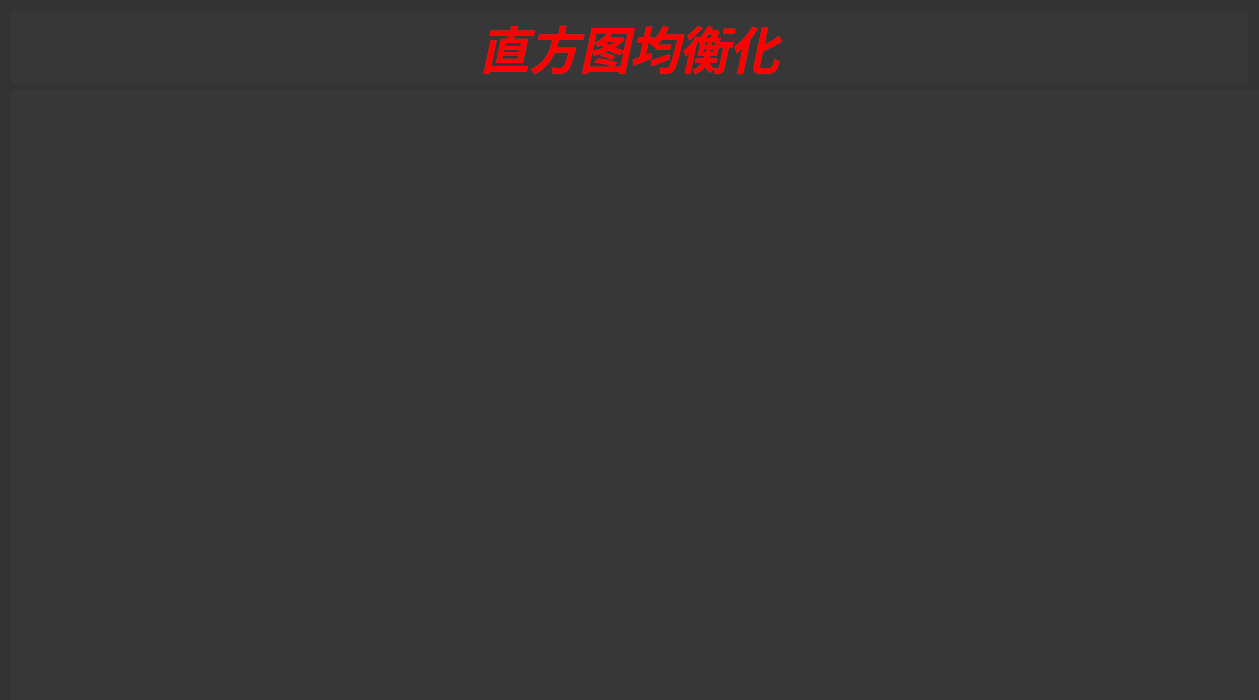
<?xml version="1.0" encoding="UTF-8"?>
<ui version="4.0">
 <class>HistogramEqualizationClass</class>
 <widget class="QWidget" name="HistogramEqualizationClass">
  <property name="geometry">
   <rect>
    <x>0</x>
    <y>0</y>
    <width>1259</width>
    <height>700</height>
   </rect>
  </property>
  <property name="minimumSize">
   <size>
    <width>1259</width>
    <height>700</height>
   </size>
  </property>
  <property name="maximumSize">
   <size>
    <width>1283</width>
    <height>781</height>
   </size>
  </property>
  <property name="windowTitle">
   <string>HistogramEqualization</string>
  </property>
  <property name="styleSheet">
   <string notr="true">QWidget#HistogramEqualizationClass{
	background-color: rgb(51, 51, 51);
	color:rgb(200,200,200);
	border-radius: 8px;

}

QLabel{
		border-radius:4px;
		background-color: rgba(60, 60, 60, 100);
		font-size:50px;
		color:red;
		font-weight:bold;
border: none;
font-style:italic;
/*设置文本对齐方式，不支持text-align*/
qproperty-alignment:'AlignVcenter|AlignRight';/*设置文本垂直方向居中对齐，水平方向右对齐*/
}
</string>
  </property>
  <layout class="QGridLayout" name="gridLayout">
   <item row="0" column="0">
    <layout class="QVBoxLayout" name="verticalLayout">
     <item>
      <widget class="QLabel" name="label_2">
       <property name="maximumSize">
        <size>
         <width>16777215</width>
         <height>100</height>
        </size>
       </property>
       <property name="text">
        <string>直方图均衡化</string>
       </property>
       <property name="alignment">
        <set>Qt::AlignCenter</set>
       </property>
      </widget>
     </item>
     <item>
      <widget class="QLabel" name="label">
       <property name="minimumSize">
        <size>
         <width>1259</width>
         <height>700</height>
        </size>
       </property>
       <property name="maximumSize">
        <size>
         <width>1259</width>
         <height>700</height>
        </size>
       </property>
       <property name="text">
        <string/>
       </property>
      </widget>
     </item>
    </layout>
   </item>
  </layout>
 </widget>
 <layoutdefault spacing="6" margin="11"/>
 <resources/>
 <connections/>
</ui>
